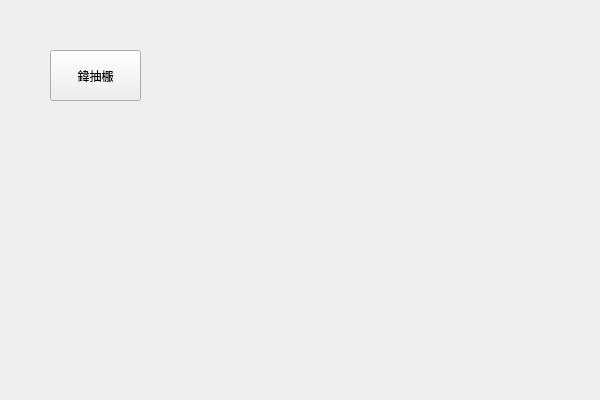
<?xml version="1.0" encoding="UTF-8"?>
<ui version="4.0">
 <class>WidgetClass</class>
 <widget class="QWidget" name="WidgetClass">
  <property name="geometry">
   <rect>
    <x>0</x>
    <y>0</y>
    <width>600</width>
    <height>400</height>
   </rect>
  </property>
  <property name="windowTitle">
   <string>Widget</string>
  </property>
  <widget class="QPushButton" name="closeBtn">
   <property name="geometry">
    <rect>
     <x>50</x>
     <y>50</y>
     <width>91</width>
     <height>51</height>
    </rect>
   </property>
   <property name="text">
    <string>鍏抽棴</string>
   </property>
  </widget>
 </widget>
 <layoutdefault spacing="6" margin="11"/>
 <resources>
  <include location="widget.qrc"/>
 </resources>
 <connections/>
</ui>
